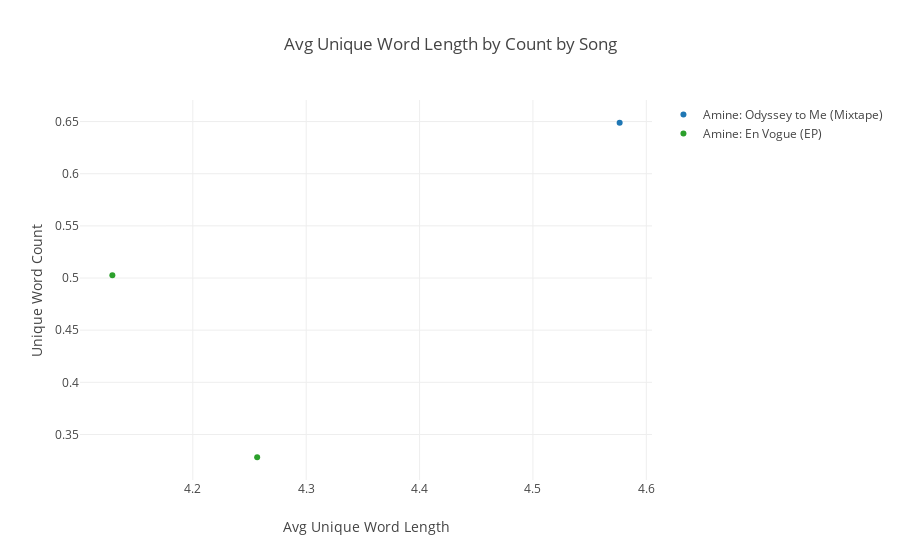

The notebook cell this image was saved under:
### Code cell
unique_count_to_length([works['Del']], by_alb=True)

### Figure 1 — Plotly figure (JSON) as saved in the notebook; plotly's stock layout.template omitted (floating-point values rounded to 4 significant figures)
{"data": [{"hoverinfo": "text", "mode": "markers", "name": "Amine: Odyssey to Me (Mixtape)", "text": ["25"], "type": "scatter", "x": [4.576], "y": [0.6489]}, {"hoverinfo": "text", "mode": "markers", "name": "Amine: Caroline (S)", "text": [], "type": "scatter", "x": [], "y": []}, {"hoverinfo": "text", "mode": "markers", "name": "Amine: En Vogue (EP)", "text": ["Mr. Nobody", "Get Down"], "type": "scatter", "x": [4.129, 4.257], "y": [0.5027, 0.3282]}], "layout": {"hovermode": "closest", "title": "Avg Unique Word Length by Count by Song", "xaxis": {"title": "Avg Unique Word Length"}, "yaxis": {"title": "Unique Word Count"}}}
